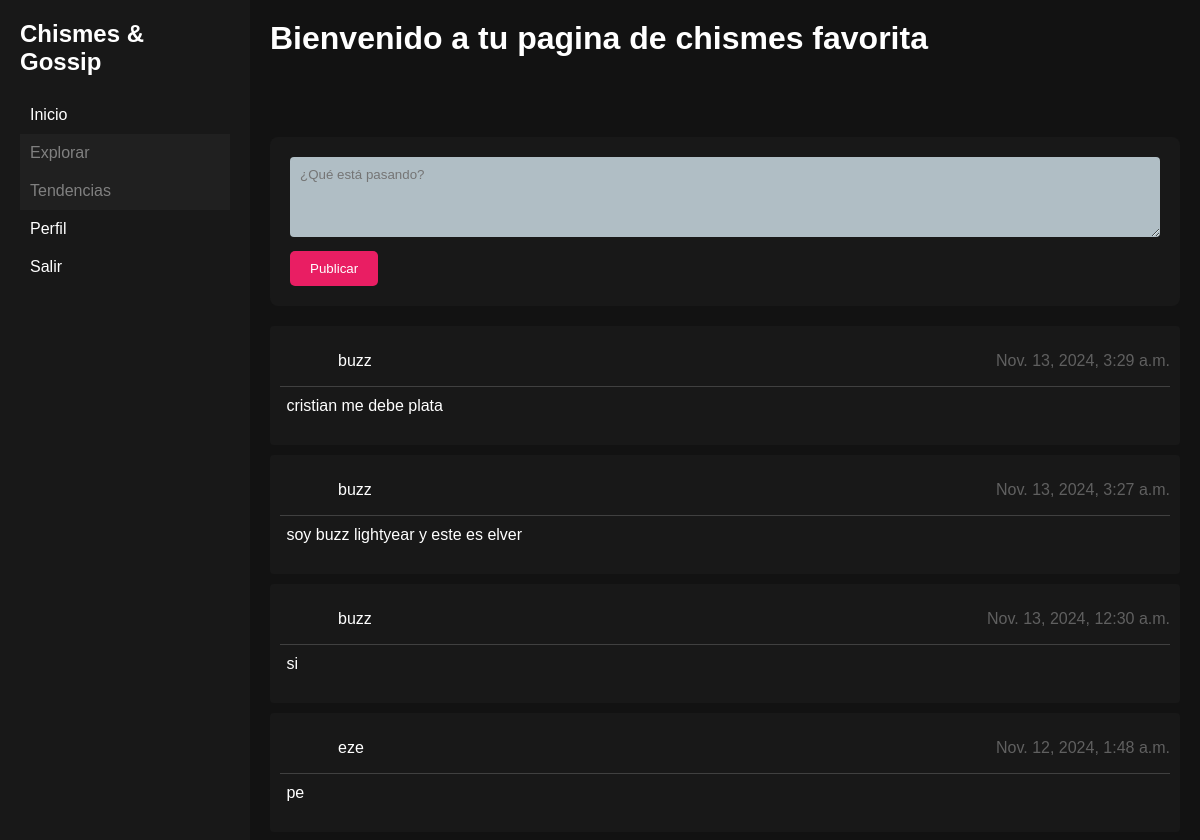
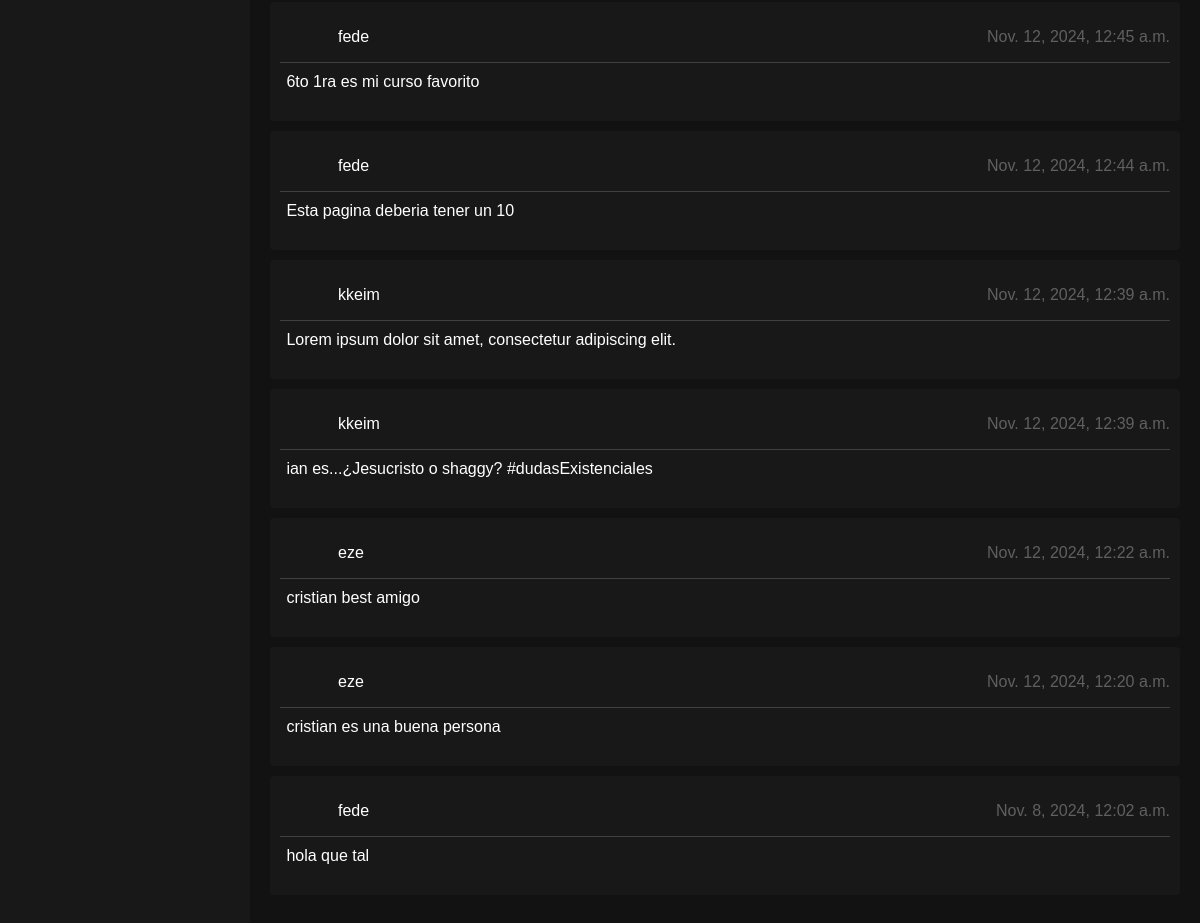
The page /panel/ (signed in) on the database its author committed (2 pictures, top to bottom).
### pagina/models.py (models this page shows)
class Publicaciones(models.Model):
    idUsuario=models.IntegerField()
    contenido= models.CharField(max_length=500)
    fechaCreacion = models.DateTimeField(auto_now_add=True)
    likes = models.IntegerField()
    dislike = models.IntegerField()

### pagina/views.py (the view)
# urls.py: path('panel/', pagina.views.panel, name='panel'),
@login_required
def panel(request):
    publicaciones = Publicaciones.objects.all().order_by('-fechaCreacion')
    usuarios = User.objects.all()
    return render(request, './panel.html', {"comentarios": publicaciones, "usuarios":usuarios , "idUsuario": request.user.id})

### pagina/templates/panel.html (shortened to what this page needs)
{% extends './plantilla.html' %}
{% load static %}
{% block headerHtml %}
<link rel="stylesheet" href="{% static './css/panel.css' %}">
{% endblock %}
{% block cuerpo%}
<div class="container">
    <nav class="sidebar">
        <div class="logo">Chismes & Gossip</div>
        <ul class="menu">
            <a href="{% url 'panel'%}" draggable="false"><li>Inicio</li></a>
            <a href="" draggable="false" class="enDesarrollo"><li>Explorar</li></a>
            <a href="" draggable="false" class="enDesarrollo"><li>Tendencias</li></a>
            <a href="{% url 'miPerfil'%}" draggable="false"><li>Perfil</li></a>
            <a href="{% url 'logoutPage' %}" draggable="false"><li>Salir</li></a>
        </ul>
    </nav>
    <main class="main-content">
        <h1>Bienvenido a tu pagina de chismes favorita</h1>
        <div class="iconoUsuario">
        <svg width="80" height="80" data-jdenticon-value="{{idUsuario}}"></svg>
        </div>
        <div class="new-post">
            <form method="post" action="{% url 'agregarPosteo' %}">
                <textarea name="contenidoPosteo" placeholder="¿Qué está pasando?" rows="4"></textarea>
                <button class="btn" name="btn_publicar">Publicar</button>
            </form>
        </div>
        <div class="posts">
            {% for posteo in comentarios %}
            <div class="post">
                {% for user in usuarios %}
                        {% if posteo.idUsuario == user.id %}
                        <div class="headerPost">
                            <div class="userContainer">
                                <svg width="50" height="50" data-jdenticon-value="{{user.id}}"></svg>
                                <legend class="usernamePost">{{user.username}}</legend>
                            </div>
                            <legend class="datePost">{{posteo.fechaCreacion}}</legend>
                        </div>
                        {% endif %}
                    {% endfor %}
                <div class="contentPost">
                    <p>{{posteo.contenido}}</p>
                </div>
            </div>
            {% endfor %}
        </div>
    </main>
</div>
{% endblock %}

### pagina/templates/plantilla.html (shortened to what this page needs)
<!DOCTYPE html>
<html lang="en">
<head>
    {% load static %}
    <link rel="stylesheet" href="{% static './css/main.css' %}">
    {% block headerHtml %}
    {% endblock %}
</head>
<body>
    {% block cuerpo %}
    {% endblock %}
</body>
</html>

### pagina/static/css/main.css (style rules this page uses)
* { padding: 0; margin: 0; box-sizing: border-box; font-family: sans-serif; }
body { background-color: #000000; color: #F5F5F5; }

### pagina/static/css/panel.css (style rules this page uses)
:root { --color-fondo: #121212; --color-secundario: #E91E63; --color-contraste: #FFFFFF; --color-gris-oscuro: #181818; --color-gris-claro: #B0BEC5; }
body { margin: 0; font-family: Arial, sans-serif; background-color: var(--color-fondo); color: var(--color-contraste); display: flex; }
.container { display: flex; width: 100%; }
.sidebar { width: 250px; background-color: var(--color-gris-oscuro); padding: 20px; }
.logo { font-size: 24px; font-weight: bold; margin-bottom: 20px; }
.menu { list-style: none; padding: 0; }
.menu li { padding: 10px; cursor: pointer; }
.main-content { flex: 1; padding: 20px; }
.new-post { background-color: var(--color-gris-oscuro); padding: 20px; border-radius: 8px; margin-bottom: 20px; }
textarea { width: 100%; padding: 10px; border: none; border-radius: 4px; background-color: var(--color-gris-claro); color: var(--color-fondo); }
.btn { background-color: var(--color-secundario); border: none; color: var(--color-contraste); padding: 10px 20px; margin-top: 10px; border-radius: 5px; cursor: pointer; }
.posts { display: flex; flex-direction: column; }
.post { background-color: var(--color-gris-oscuro); padding: 10px; border-radius: 4px; margin-bottom: 10px; }
.headerPost { display: flex; align-items: center; gap: .5em; justify-content: space-between; border-bottom: solid 1px #404040; }
.userContainer { display: flex; align-items: center; gap: .5em; }
.contentPost { padding: .4em; min-height: 3em; padding-top: .6em; }
legend.datePost { color: #606060; }
a { text-decoration: none; color: white; }
.iconoUsuario { display: flex; align-items: center; gap: 0.5em; }
.enDesarrollo { pointer-events: none; color: grey; }
.enDesarrollo > li { background-color: #202020; }

### rows shown on the page
Publicaciones: fechaCreacion "Nov. 13, 2024, 3:29 a.m.", contenido "cristian me debe plata"
Publicaciones: fechaCreacion "Nov. 13, 2024, 3:27 a.m.", contenido "soy buzz lightyear y este es elver"
Publicaciones: fechaCreacion "Nov. 13, 2024, 12:30 a.m.", contenido "si"
Publicaciones: fechaCreacion "Nov. 12, 2024, 1:48 a.m.", contenido "pe"
Publicaciones: fechaCreacion "Nov. 12, 2024, 12:45 a.m.", contenido "6to 1ra es mi curso favorito"
Publicaciones: fechaCreacion "Nov. 12, 2024, 12:44 a.m.", contenido "Esta pagina deberia tener un 10"
Publicaciones: fechaCreacion "Nov. 12, 2024, 12:39 a.m.", contenido "Lorem ipsum dolor sit amet, consectetur adipiscing elit."
Publicaciones: fechaCreacion "Nov. 12, 2024, 12:39 a.m.", contenido "ian es...¿Jesucristo o shaggy? #dudasExistenciales"
Publicaciones: fechaCreacion "Nov. 12, 2024, 12:22 a.m.", contenido "cristian best amigo"
Publicaciones: fechaCreacion "Nov. 12, 2024, 12:20 a.m.", contenido "cristian es una buena persona"
Publicaciones: fechaCreacion "Nov. 8, 2024, 12:02 a.m.", contenido "hola que tal"

### other values the page prints
{{ user.username }} "buzz"
{{ user.username }} "eze"
{{ user.username }} "fede"
{{ user.username }} "kkeim"
